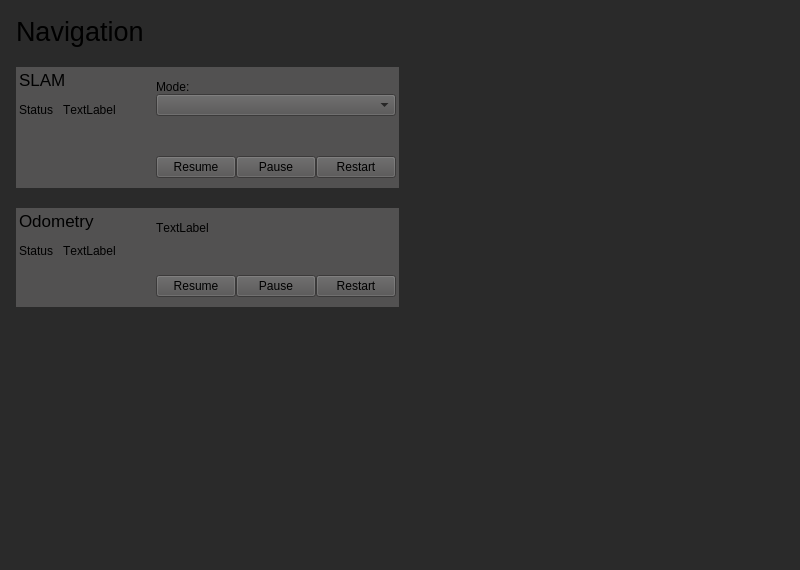
<?xml version="1.0" encoding="UTF-8"?>
<ui version="4.0">
 <class>Form</class>
 <widget class="QWidget" name="Form">
  <property name="geometry">
   <rect>
    <x>0</x>
    <y>0</y>
    <width>800</width>
    <height>570</height>
   </rect>
  </property>
  <property name="sizePolicy">
   <sizepolicy hsizetype="Minimum" vsizetype="Minimum">
    <horstretch>0</horstretch>
    <verstretch>0</verstretch>
   </sizepolicy>
  </property>
  <property name="font">
   <font>
    <kerning>false</kerning>
   </font>
  </property>
  <property name="windowTitle">
   <string>Form</string>
  </property>
  <property name="styleSheet">
   <string notr="true">background-color: rgb(42, 42, 42);</string>
  </property>
  <layout class="QHBoxLayout" name="horizontalLayout">
   <item>
    <layout class="QVBoxLayout" name="verticalLayout">
     <property name="spacing">
      <number>20</number>
     </property>
     <property name="sizeConstraint">
      <enum>QLayout::SizeConstraint::SetMinAndMaxSize</enum>
     </property>
     <property name="leftMargin">
      <number>5</number>
     </property>
     <property name="topMargin">
      <number>5</number>
     </property>
     <property name="rightMargin">
      <number>5</number>
     </property>
     <item>
      <widget class="QLabel" name="Navigation">
       <property name="sizePolicy">
        <sizepolicy hsizetype="Maximum" vsizetype="Maximum">
         <horstretch>0</horstretch>
         <verstretch>0</verstretch>
        </sizepolicy>
       </property>
       <property name="font">
        <font>
         <pointsize>20</pointsize>
         <kerning>true</kerning>
        </font>
       </property>
       <property name="lineWidth">
        <number>1</number>
       </property>
       <property name="text">
        <string>Navigation</string>
       </property>
       <property name="textFormat">
        <enum>Qt::TextFormat::AutoText</enum>
       </property>
       <property name="alignment">
        <set>Qt::AlignmentFlag::AlignLeading|Qt::AlignmentFlag::AlignLeft|Qt::AlignmentFlag::AlignTop</set>
       </property>
      </widget>
     </item>
     <item>
      <widget class="QWidget" name="slamWidget_2" native="true">
       <property name="sizePolicy">
        <sizepolicy hsizetype="Maximum" vsizetype="Maximum">
         <horstretch>0</horstretch>
         <verstretch>0</verstretch>
        </sizepolicy>
       </property>
       <property name="minimumSize">
        <size>
         <width>450</width>
         <height>150</height>
        </size>
       </property>
       <property name="styleSheet">
        <string notr="true">background-color: rgb(82, 81, 81);</string>
       </property>
       <layout class="QHBoxLayout" name="slamWidget">
        <property name="spacing">
         <number>0</number>
        </property>
        <property name="sizeConstraint">
         <enum>QLayout::SizeConstraint::SetFixedSize</enum>
        </property>
        <property name="leftMargin">
         <number>3</number>
        </property>
        <property name="topMargin">
         <number>3</number>
        </property>
        <property name="rightMargin">
         <number>3</number>
        </property>
        <property name="bottomMargin">
         <number>0</number>
        </property>
        <item>
         <layout class="QVBoxLayout" name="slamInfo">
          <property name="spacing">
           <number>10</number>
          </property>
          <item>
           <widget class="QLabel" name="slam">
            <property name="sizePolicy">
             <sizepolicy hsizetype="Preferred" vsizetype="Maximum">
              <horstretch>0</horstretch>
              <verstretch>0</verstretch>
             </sizepolicy>
            </property>
            <property name="font">
             <font>
              <pointsize>13</pointsize>
             </font>
            </property>
            <property name="text">
             <string>SLAM</string>
            </property>
           </widget>
          </item>
          <item>
           <widget class="QWidget" name="slamStatusBox" native="true">
            <property name="sizePolicy">
             <sizepolicy hsizetype="Preferred" vsizetype="Maximum">
              <horstretch>0</horstretch>
              <verstretch>0</verstretch>
             </sizepolicy>
            </property>
            <layout class="QHBoxLayout" name="horizontalLayout_3">
             <property name="spacing">
              <number>10</number>
             </property>
             <property name="leftMargin">
              <number>0</number>
             </property>
             <property name="topMargin">
              <number>0</number>
             </property>
             <property name="rightMargin">
              <number>0</number>
             </property>
             <property name="bottomMargin">
              <number>0</number>
             </property>
             <item>
              <widget class="QLabel" name="status">
               <property name="sizePolicy">
                <sizepolicy hsizetype="Maximum" vsizetype="Maximum">
                 <horstretch>0</horstretch>
                 <verstretch>0</verstretch>
                </sizepolicy>
               </property>
               <property name="text">
                <string>Status</string>
               </property>
               <property name="scaledContents">
                <bool>false</bool>
               </property>
               <property name="alignment">
                <set>Qt::AlignmentFlag::AlignLeading|Qt::AlignmentFlag::AlignLeft|Qt::AlignmentFlag::AlignTop</set>
               </property>
              </widget>
             </item>
             <item>
              <widget class="QLabel" name="slamStatus">
               <property name="sizePolicy">
                <sizepolicy hsizetype="Maximum" vsizetype="Maximum">
                 <horstretch>0</horstretch>
                 <verstretch>0</verstretch>
                </sizepolicy>
               </property>
               <property name="text">
                <string>TextLabel</string>
               </property>
               <property name="alignment">
                <set>Qt::AlignmentFlag::AlignLeading|Qt::AlignmentFlag::AlignLeft|Qt::AlignmentFlag::AlignTop</set>
               </property>
              </widget>
             </item>
             <item>
              <spacer name="horizontalSpacer_2">
               <property name="orientation">
                <enum>Qt::Orientation::Horizontal</enum>
               </property>
               <property name="sizeHint" stdset="0">
                <size>
                 <width>40</width>
                 <height>20</height>
                </size>
               </property>
              </spacer>
             </item>
            </layout>
           </widget>
          </item>
          <item>
           <spacer name="verticalSpacer_4">
            <property name="orientation">
             <enum>Qt::Orientation::Vertical</enum>
            </property>
            <property name="sizeHint" stdset="0">
             <size>
              <width>20</width>
              <height>40</height>
             </size>
            </property>
           </spacer>
          </item>
         </layout>
        </item>
        <item>
         <layout class="QVBoxLayout" name="slamControls">
          <property name="spacing">
           <number>0</number>
          </property>
          <property name="topMargin">
           <number>10</number>
          </property>
          <property name="bottomMargin">
           <number>10</number>
          </property>
          <item>
           <widget class="QLabel" name="mode">
            <property name="sizePolicy">
             <sizepolicy hsizetype="Preferred" vsizetype="Maximum">
              <horstretch>0</horstretch>
              <verstretch>0</verstretch>
             </sizepolicy>
            </property>
            <property name="text">
             <string>Mode:</string>
            </property>
           </widget>
          </item>
          <item>
           <widget class="QComboBox" name="slamModeCombo">
            <property name="sizePolicy">
             <sizepolicy hsizetype="Preferred" vsizetype="Fixed">
              <horstretch>0</horstretch>
              <verstretch>0</verstretch>
             </sizepolicy>
            </property>
           </widget>
          </item>
          <item>
           <spacer name="verticalSpacer_2">
            <property name="orientation">
             <enum>Qt::Orientation::Vertical</enum>
            </property>
            <property name="sizeType">
             <enum>QSizePolicy::Policy::Preferred</enum>
            </property>
            <property name="sizeHint" stdset="0">
             <size>
              <width>20</width>
              <height>40</height>
             </size>
            </property>
           </spacer>
          </item>
          <item>
           <widget class="QWidget" name="horizontalWidget" native="true">
            <property name="sizePolicy">
             <sizepolicy hsizetype="Preferred" vsizetype="Maximum">
              <horstretch>0</horstretch>
              <verstretch>0</verstretch>
             </sizepolicy>
            </property>
            <layout class="QHBoxLayout" name="horizontalLayout_2">
             <property name="spacing">
              <number>0</number>
             </property>
             <property name="leftMargin">
              <number>0</number>
             </property>
             <property name="topMargin">
              <number>0</number>
             </property>
             <property name="rightMargin">
              <number>0</number>
             </property>
             <property name="bottomMargin">
              <number>0</number>
             </property>
             <item>
              <widget class="QPushButton" name="slamResume">
               <property name="text">
                <string>Resume</string>
               </property>
              </widget>
             </item>
             <item>
              <widget class="QPushButton" name="slamPause">
               <property name="text">
                <string>Pause</string>
               </property>
              </widget>
             </item>
             <item>
              <widget class="QPushButton" name="slamRestart">
               <property name="text">
                <string>Restart</string>
               </property>
              </widget>
             </item>
            </layout>
           </widget>
          </item>
         </layout>
        </item>
       </layout>
      </widget>
     </item>
     <item>
      <widget class="QWidget" name="odomWidget_2" native="true">
       <property name="sizePolicy">
        <sizepolicy hsizetype="Maximum" vsizetype="Maximum">
         <horstretch>0</horstretch>
         <verstretch>0</verstretch>
        </sizepolicy>
       </property>
       <property name="minimumSize">
        <size>
         <width>450</width>
         <height>150</height>
        </size>
       </property>
       <property name="styleSheet">
        <string notr="true">background-color: rgb(82, 81, 81);</string>
       </property>
       <layout class="QHBoxLayout" name="odomWidget">
        <property name="spacing">
         <number>0</number>
        </property>
        <property name="sizeConstraint">
         <enum>QLayout::SizeConstraint::SetFixedSize</enum>
        </property>
        <property name="leftMargin">
         <number>3</number>
        </property>
        <property name="topMargin">
         <number>3</number>
        </property>
        <property name="rightMargin">
         <number>3</number>
        </property>
        <property name="bottomMargin">
         <number>0</number>
        </property>
        <item>
         <layout class="QVBoxLayout" name="odomInfo">
          <property name="spacing">
           <number>10</number>
          </property>
          <item>
           <widget class="QLabel" name="odometry">
            <property name="sizePolicy">
             <sizepolicy hsizetype="Preferred" vsizetype="Maximum">
              <horstretch>0</horstretch>
              <verstretch>0</verstretch>
             </sizepolicy>
            </property>
            <property name="font">
             <font>
              <pointsize>13</pointsize>
             </font>
            </property>
            <property name="text">
             <string>Odometry</string>
            </property>
           </widget>
          </item>
          <item>
           <widget class="QWidget" name="horizontalWidget_4" native="true">
            <property name="sizePolicy">
             <sizepolicy hsizetype="Preferred" vsizetype="Maximum">
              <horstretch>0</horstretch>
              <verstretch>0</verstretch>
             </sizepolicy>
            </property>
            <layout class="QHBoxLayout" name="horizontalLayout_4">
             <property name="spacing">
              <number>10</number>
             </property>
             <property name="leftMargin">
              <number>0</number>
             </property>
             <property name="topMargin">
              <number>0</number>
             </property>
             <property name="rightMargin">
              <number>0</number>
             </property>
             <property name="bottomMargin">
              <number>0</number>
             </property>
             <item>
              <widget class="QLabel" name="status_2">
               <property name="sizePolicy">
                <sizepolicy hsizetype="Maximum" vsizetype="Maximum">
                 <horstretch>0</horstretch>
                 <verstretch>0</verstretch>
                </sizepolicy>
               </property>
               <property name="text">
                <string>Status</string>
               </property>
               <property name="alignment">
                <set>Qt::AlignmentFlag::AlignLeading|Qt::AlignmentFlag::AlignLeft|Qt::AlignmentFlag::AlignTop</set>
               </property>
              </widget>
             </item>
             <item>
              <widget class="QLabel" name="odomStatus">
               <property name="sizePolicy">
                <sizepolicy hsizetype="Maximum" vsizetype="Maximum">
                 <horstretch>0</horstretch>
                 <verstretch>0</verstretch>
                </sizepolicy>
               </property>
               <property name="text">
                <string>TextLabel</string>
               </property>
               <property name="alignment">
                <set>Qt::AlignmentFlag::AlignLeading|Qt::AlignmentFlag::AlignLeft|Qt::AlignmentFlag::AlignTop</set>
               </property>
              </widget>
             </item>
             <item>
              <spacer name="horizontalSpacer_3">
               <property name="orientation">
                <enum>Qt::Orientation::Horizontal</enum>
               </property>
               <property name="sizeHint" stdset="0">
                <size>
                 <width>40</width>
                 <height>20</height>
                </size>
               </property>
              </spacer>
             </item>
            </layout>
           </widget>
          </item>
          <item>
           <spacer name="verticalSpacer_3">
            <property name="orientation">
             <enum>Qt::Orientation::Vertical</enum>
            </property>
            <property name="sizeHint" stdset="0">
             <size>
              <width>20</width>
              <height>40</height>
             </size>
            </property>
           </spacer>
          </item>
         </layout>
        </item>
        <item>
         <layout class="QVBoxLayout" name="odomControls">
          <property name="spacing">
           <number>0</number>
          </property>
          <property name="topMargin">
           <number>10</number>
          </property>
          <property name="bottomMargin">
           <number>10</number>
          </property>
          <item>
           <widget class="QLabel" name="odomStats">
            <property name="sizePolicy">
             <sizepolicy hsizetype="Preferred" vsizetype="Maximum">
              <horstretch>0</horstretch>
              <verstretch>0</verstretch>
             </sizepolicy>
            </property>
            <property name="text">
             <string>TextLabel</string>
            </property>
           </widget>
          </item>
          <item>
           <spacer name="verticalSpacer">
            <property name="orientation">
             <enum>Qt::Orientation::Vertical</enum>
            </property>
            <property name="sizeType">
             <enum>QSizePolicy::Policy::Minimum</enum>
            </property>
            <property name="sizeHint" stdset="0">
             <size>
              <width>20</width>
              <height>40</height>
             </size>
            </property>
           </spacer>
          </item>
          <item>
           <widget class="QWidget" name="horizontalWidget_2" native="true">
            <property name="sizePolicy">
             <sizepolicy hsizetype="Preferred" vsizetype="Maximum">
              <horstretch>0</horstretch>
              <verstretch>0</verstretch>
             </sizepolicy>
            </property>
            <layout class="QHBoxLayout" name="horizontalLayout_5">
             <property name="spacing">
              <number>0</number>
             </property>
             <property name="leftMargin">
              <number>0</number>
             </property>
             <property name="topMargin">
              <number>0</number>
             </property>
             <property name="rightMargin">
              <number>0</number>
             </property>
             <property name="bottomMargin">
              <number>0</number>
             </property>
             <item>
              <widget class="QPushButton" name="odomResume">
               <property name="text">
                <string>Resume</string>
               </property>
              </widget>
             </item>
             <item>
              <widget class="QPushButton" name="odomPause">
               <property name="text">
                <string>Pause</string>
               </property>
              </widget>
             </item>
             <item>
              <widget class="QPushButton" name="odomRestart">
               <property name="text">
                <string>Restart</string>
               </property>
              </widget>
             </item>
            </layout>
           </widget>
          </item>
         </layout>
        </item>
       </layout>
      </widget>
     </item>
     <item>
      <spacer name="verticalSpacer_5">
       <property name="orientation">
        <enum>Qt::Orientation::Vertical</enum>
       </property>
       <property name="sizeHint" stdset="0">
        <size>
         <width>20</width>
         <height>40</height>
        </size>
       </property>
      </spacer>
     </item>
    </layout>
   </item>
   <item>
    <layout class="QVBoxLayout" name="verticalLayout_2">
     <item>
      <spacer name="horizontalSpacer">
       <property name="orientation">
        <enum>Qt::Orientation::Horizontal</enum>
       </property>
       <property name="sizeHint" stdset="0">
        <size>
         <width>40</width>
         <height>20</height>
        </size>
       </property>
      </spacer>
     </item>
    </layout>
   </item>
  </layout>
 </widget>
 <resources/>
 <connections/>
</ui>
